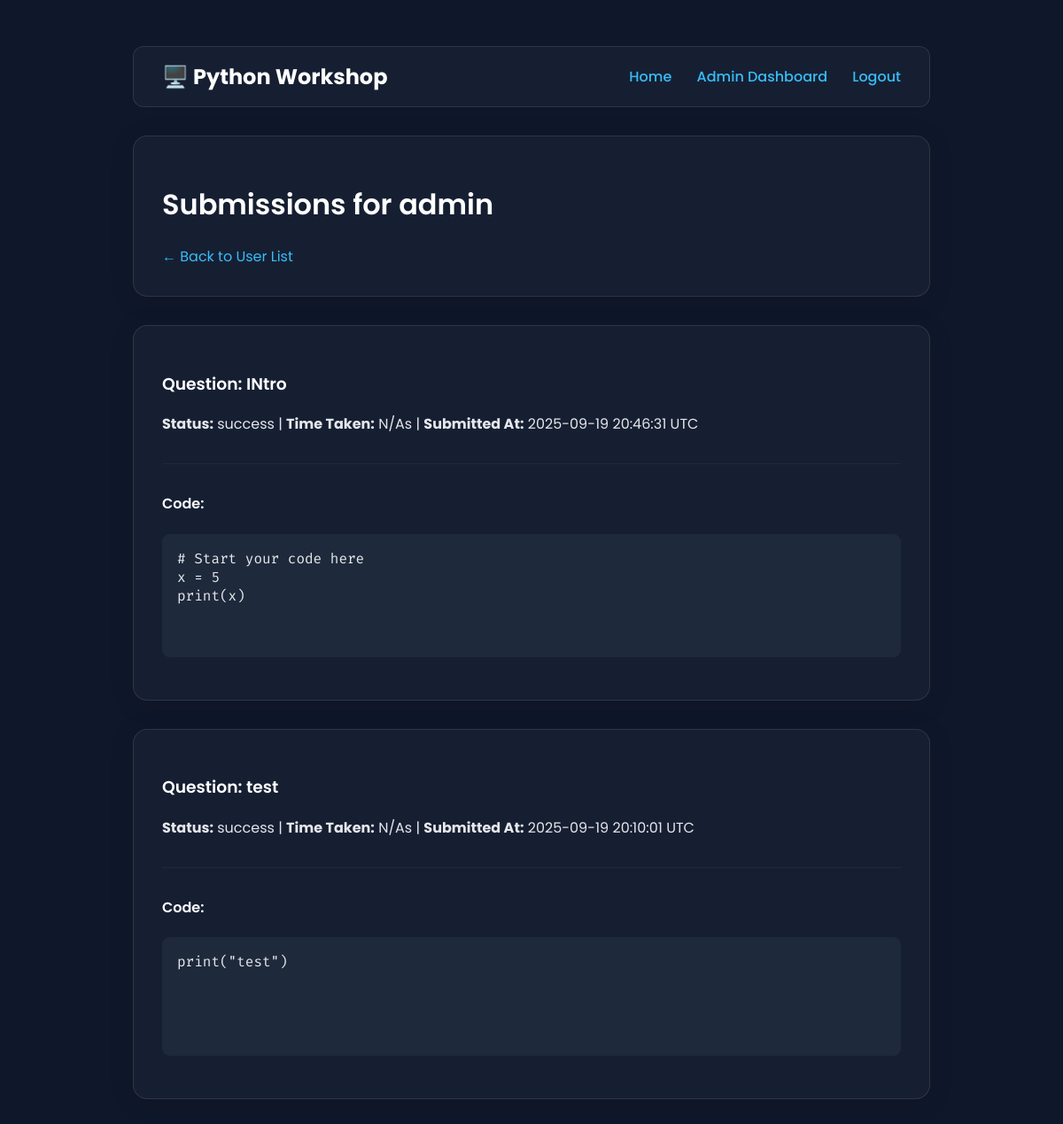
/admin/user/1/submissions (signed in), run on the app's committed database.
### app/models.py (models this page shows, shortened)
class User(UserMixin, db.Model):
    id = db.Column(db.Integer, primary_key=True)
    username = db.Column(db.String(64), index=True, unique=True, nullable=False)
    password_hash = db.Column(db.String(256))
    role = db.Column(db.String(10), default='student', nullable=False)
    created_at = db.Column(db.DateTime, default=lambda: datetime.now(timezone.utc))

class Submission(db.Model):
    id = db.Column(db.Integer, primary_key=True)
    user_id = db.Column(db.Integer, db.ForeignKey('user.id'), nullable=False)
    q_id = db.Column(db.Integer, db.ForeignKey('question.id'), nullable=False)
    code = db.Column(db.Text, nullable=False)
    output = db.Column(db.Text)
    status = db.Column(db.String(20))
    time_taken = db.Column(db.Float)
    submitted_at = db.Column(db.DateTime, index=True, default=lambda: datetime.now(timezone.utc))
    user = db.relationship('User', backref='submissions')
    question = db.relationship('Question', backref='submissions')

class Question(db.Model):
    id = db.Column(db.Integer, primary_key=True)
    section_id = db.Column(db.Integer, db.ForeignKey('section.id'), nullable=False)
    title = db.Column(db.String(100), nullable=False)
    description = db.Column(db.Text, nullable=False)
    starter_code = db.Column(db.Text)
    hints = db.Column(db.Text)
    difficulty = db.Column(db.Integer, default=1)
    has_file_manager = db.Column(db.Boolean, default=False, nullable=False)

### app/admin/routes.py (the view)
@bp.route('/user/<int:user_id>/submissions')
@admin_required
def user_submissions(user_id):
    user = User.query.get_or_404(user_id)
    all_submissions = Submission.query.filter_by(user_id=user.id)\
        .join(Question, Submission.q_id == Question.id)\
        .add_columns(Question.title)\
        .order_by(Submission.submitted_at.desc()).all()
    latest_submissions = []
    seen_question_ids = set()
    for sub, q_title in all_submissions:
        if sub.q_id not in seen_question_ids:
            latest_submissions.append((sub, q_title))
            seen_question_ids.add(sub.q_id)
    return render_template(
        'admin/user_submissions.html',
        user=user,
        submissions=latest_submissions,
        title=f"Submissions for {user.username}"
    )

### app/__init__.py (called while the page is built)
@login_manager.user_loader
def load_user(user_id):
    return User.query.get(int(user_id))

### app/admin/routes.py (called while the page is built)
def admin_required(f):
    @wraps(f)
    def decorated_function(*args, **kwargs):
        if not current_user.is_authenticated or current_user.role != 'admin':
            flash("You do not have permission to access this page.", "danger")
            return redirect(url_for('main.index'))
        return f(*args, **kwargs)
    return decorated_function

### app/main.py (called while the page is built)
@bp.app_context_processor
def inject_global_vars():
    leaderboard_setting = AppSetting.query.filter_by(key='leaderboard_visible').first()
    return dict(
        leaderboard_visible=(leaderboard_setting and leaderboard_setting.value == 'True')
    )

@bp.app_context_processor
def inject_global_vars():
    leaderboard_setting = AppSetting.query.filter_by(key='leaderboard_visible').first()
    hints_setting = AppSetting.query.filter_by(key='hints_enabled').first() # <-- ADD THIS
    return dict(
        leaderboard_visible=(leaderboard_setting and leaderboard_setting.value == 'True'),
        hints_enabled=(hints_setting and hints_setting.value == 'True') # <-- AND THIS
    )

### app/templates/admin/user_submissions.html
{% extends "base.html" %}
{% block content %}
<div class="card">
    <h1>Submissions for {{ user.username }}</h1>
    <a href="{{ url_for('admin.users') }}">&larr; Back to User List</a>
</div>
{% if not submissions %}
<div class="card">
    <p>This user has not made any submissions yet.</p>
</div>
{% else %}
    {% for sub, q_title in submissions %}
    <div class="card">
        <h3>Question: {{ q_title }}</h3>
        <p>
            <strong>Status:</strong> {{ sub.status }} |
            <strong>Time Taken:</strong> {{ "%.2f"|format(sub.time_taken) if sub.time_taken else 'N/A' }}s |
            <strong>Submitted At:</strong> {{ sub.submitted_at.strftime('%Y-%m-%d %H:%M:%S') }} UTC
        </p>
        <hr>
        <h4>Code:</h4>
        <pre id="output-area">{{ sub.code }}</pre>
    </div>
    {% endfor %}
{% endif %}
{% endblock %}

### app/templates/base.html (shortened to what this page needs)
<!DOCTYPE html>
<html lang="en">
<head>
    <link rel="stylesheet" href="{{ url_for('static', filename='css/style.css') }}">
</head>
<body>
    <div class="container">
        <nav>
            <a href="{{ url_for('main.index') }}" class="brand">🖥️ Python Workshop</a>
            <div class="nav-links">
                <a href="{{ url_for('main.index') }}">Home</a>
                {% if current_user.is_authenticated %}
                    {% if current_user.role == 'admin' %}
                        <a href="{{ url_for('admin.dashboard') }}">Admin Dashboard</a>
                    {% endif %}
                    <a href="{{ url_for('auth.logout') }}">Logout</a>
                {% else %}
                    <a href="{{ url_for('auth.login') }}">Login</a>
                    <a href="{{ url_for('auth.register') }}">Register</a>
                {% endif %}
            </div>
        </nav>
        <main>
            {% block content %}{% endblock %}
        </main>
    </div>
</body>
</html>

### app/static/css/style.css (style rules this page uses)
:root { --indigo-600: #4f46e5; --indigo-700: #4338ca; --slate-800: #1e293b; --slate-900: #0f172a; --sky-400: #38bdf8; --gray-200: #e5e7eb; --gray-400: #9ca3af; --white: #ffffff; }
body { font-family: 'Poppins', sans-serif; background-color: var(--slate-900); color: var(--gray-200); margin: 0; padding: 2rem; }
h1, h2, h3, h4 { color: var(--white); font-weight: 600; }
a { color: var(--sky-400); text-decoration: none; transition: color 0.2s ease; }
hr { border: none; border-top: 1px solid var(--slate-800); margin: 2rem 0; }
.container { max-width: 900px; margin: 0 auto; padding: 20px; }
nav { display: flex; justify-content: space-between; align-items: center; padding: 1rem 2rem; background: rgba(30, 41, 59, 0.5); backdrop-filter: blur(10px); border: 1px solid rgba(255, 255, 255, 0.1); border-radius: 12px; margin-bottom: 2rem; }
nav .brand { font-weight: 700; font-size: 1.5rem; color: var(--white); }
nav .nav-links a { margin-left: 1.5rem; font-weight: 500; }
.card { background: rgba(30, 41, 59, 0.5); backdrop-filter: blur(10px); border: 1px solid rgba(255, 255, 255, 0.1); border-radius: 16px; padding: 2rem; margin-bottom: 2rem; box-shadow: 0 4px 30px rgba(0, 0, 0, 0.1); }
#output-area { background-color: var(--slate-800); border: 1px solid var(--slate-800); border-radius: 8px; padding: 1rem; min-height: 100px; font-family: 'Fira Code', monospace; white-space: pre-wrap; color: var(--gray-200); }

### data on the page
User: username "admin"
Submission: title "INtro", status "success", time_taken "N/A", submitted_at "2025-09-19 20:46:31", code "# Start your code here x = 5 print(x)"
Submission: title "test", status "success", time_taken "N/A", submitted_at "2025-09-19 20:10:01", code "print(\"test\")"
